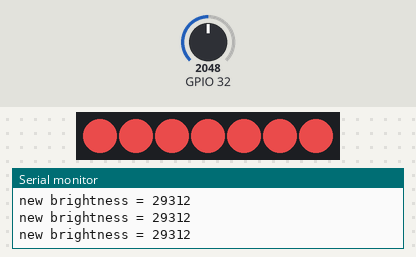
The program below on a simulated ESP32. On the bench: 7 RGB LEDs in strip order, left to right, the last lines printed to the serial monitor. The inputs (shaded band) are chosen by the test bench; at power-on: GPIO 32 = 2048. Dim RGB values are drawn brighter than linear.

Above: at 1.2 s.
1.3 s: GPIO 32 set to 750
2.8 s: GPIO 32 set to 666
At 3.6 s:
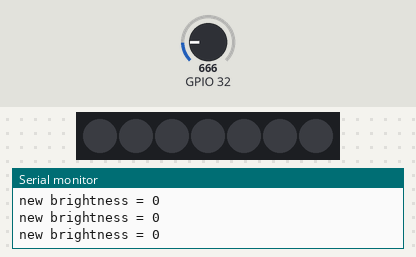
4.3 s: GPIO 32 set to 491
At 5.5 s:
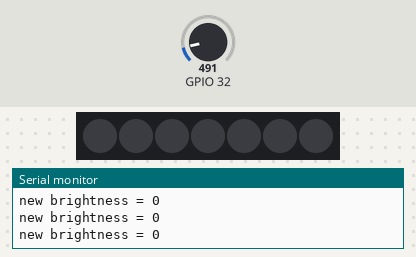
5.8 s: GPIO 32 set to 740
At 6.8 s:
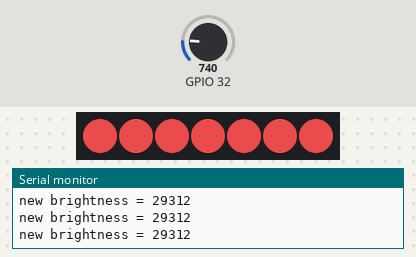
7.3 s: GPIO 32 set to 660
At 8.7 s:
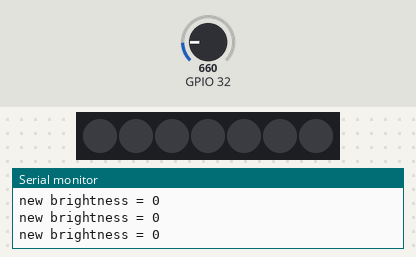
Timing chart, 0 to 9.8 s (numbered marks = the images above; inputs shaded):
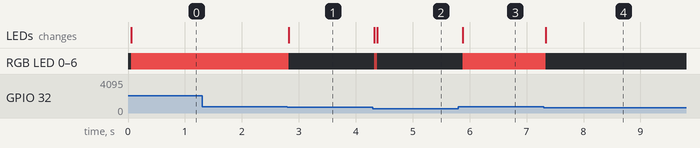

Measured:
- the behaviour switches between 700 and 699 on GPIO 32 (found by bisection; images 0 and 1)
- after the input at 2.8 s, RGB LED 0–6: RGB(188, 60, 60) → off at once; the LEDs: change at once (image 1)
- after the input at 4.3 s, RGB LED 0–6: off → RGB(94, 30, 30) at once, → off 0.05 s later; the LEDs: first change at once (image 2 shows a later state)
- after the input at 5.8 s, RGB LED 0–6: off → RGB(188, 60, 60) after 0.08 s; the LEDs: change after 0.08 s (image 3)
- after the input at 7.3 s, RGB LED 0–6: RGB(188, 60, 60) → off at once; the LEDs: change at once (image 4)

The program:

main.cpp
```cpp
#include <Arduino.h>
#include <Adafruit_NeoPixel.h>

#define PIN         A1
#define NUMPIXELS   7

Adafruit_NeoPixel pixels(NUMPIXELS, PIN, NEO_GRBW + NEO_KHZ800);
#define DELAYVAL 500

const int SAMPLE_WINDOW_MS = 50; // Sample window width in mS (50 mS = 20Hz)
const int MAX_LEVEL = 700;
unsigned int sample;
unsigned int signalMax;
unsigned int signalMin;
unsigned long startMillis;
unsigned short brightness;
unsigned short min_brightness = 0;

void initSoundLevelSample() {
   startMillis = millis();
   signalMax = 0;
   signalMin = MAX_LEVEL;
}

// #define VBATPIN A9
// void checkBatteryVoltage () {


// float measuredvbat = analogRead(VBATPIN);
// measuredvbat *= 2;    // we divided by 2, so multiply back
// measuredvbat *= 3.3;  // Multiply by 3.3V, our reference voltage
// measuredvbat /= 1024; // convert to voltage
// Serial.print("VBat: " ); Serial.println(measuredvbat);
// }

void checkSoundLevel() {
 if (millis() - startMillis >= SAMPLE_WINDOW_MS) {
      unsigned int peakToPeak = signalMax - signalMin;  // max - min = peak-peak amplitude
      float percent = (peakToPeak) / 700.0;  // convert to volts
      //Serial.println(percent);
      brightness = min_brightness + (256 - min_brightness) * percent;
      Serial.printf("new brightness = %d\n", brightness);
      initSoundLevelSample();
   } else {
      sample = analogRead(A4);
      if (sample < 700)  // toss out spurious readings
      {
         if (sample > signalMax)
         {
            signalMax = sample;  // save just the max levels
         }
         else if (sample < signalMin)
         {
            signalMin = sample;  // save just the min levels
         }
      }
   }
}


void setColor(uint32_t color) {
    pixels.fill(color, 0, NUMPIXELS);
    pixels.show();
}
void setup()
{
   Serial.begin(9600);
   initSoundLevelSample();
   pixels.begin();
   pixels.setBrightness(min_brightness);
}

void loop()
{
  checkSoundLevel();
  setColor(pixels.Color(255,0,0,120));
  pixels.setBrightness(brightness);
}
```
